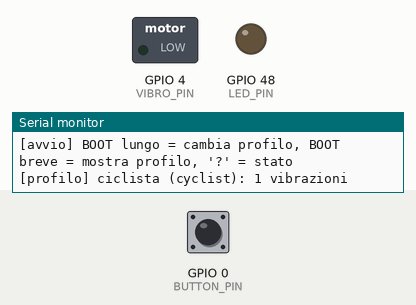
Bench run of a sketch on a simulated ESP32-S3. Shown: switched loads named in the sketch (green lamp = pin HIGH), output pins drawn as LEDs (lit = HIGH), the last lines printed to the serial monitor. Dashed ring = blinking. Inputs (shaded band) come from the test bench; at power-on: GPIO 0 (BUTTON_PIN) HIGH. WiFi joins after 1.5 s; servers stay silent unless stated; random numbers use the default seed unless the sketch sets one; EEPROM starts erased.

Above: at 1.4 s.
1.5 s: GPIO 0 (BUTTON_PIN) pulled LOW for 3.2 s
At 3.09 s:
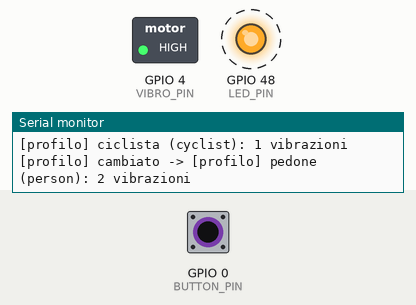
9.2 s: GPIO 0 (BUTTON_PIN) pulled LOW for 0.15 s
At 11.1 s:
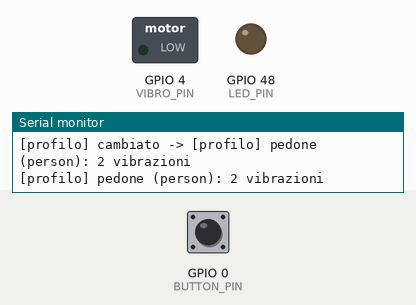
Timing chart, 0 to 12.6 s (numbered marks = the images above; inputs shaded):
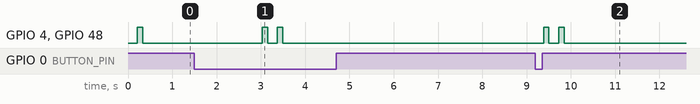

The sketch:

esp32_wearable.ino
```cpp
/*
  Smart Crossing - braccialetto vibrante (protocollo SC-P2P v1)

  - Riceve i pericoli ("t":"hz") dagli incroci via ESP-NOW broadcast (dal gateway ESP32 del nodo)
    e, se e' definito WIFI_SSID, anche via UDP multicast 239.255.42.99:47999 sulla LAN.
  - Vibra se il messaggio interessa il profilo (ciclista/pedone/veicolo), non e' scaduto
    e ha severita' >= 2 oppure categoria "emergency". I "cancel" non fanno vibrare.
  - Ogni 2 s invia un beacon di presenza "vru" in broadcast ESP-NOW (id casuale a ogni avvio).
  - Profilo salvato in flash (Preferences); pressione lunga del tasto BOOT = profilo successivo,
    confermato da N vibrazioni brevi (1 = ciclista, 2 = pedone, 3 = veicolo).
    Pressione breve = ripete le N vibrazioni del profilo attuale.
  - Le righe JSON scritte nel monitor seriale (115200) vengono trattate come messaggi ricevuti:
    utile per provare il braccialetto senza gateway. "?" stampa lo stato.

  Firma "sig": il braccialetto NON la verifica (accetta anche messaggi non firmati). Il rischio
  e' al massimo una vibrazione falsa; la verifica HMAC la fanno i nodi.
  Il braccialetto non fa mai relay (ignora "h").

  Libreria richiesta: ArduinoJson v7 (Benoit Blanchon).
  Compatibile con core Arduino-ESP32 2.x e 3.x.
*/
#include <Arduino.h>
#include <WiFi.h>
#include <esp_now.h>
#include <esp_wifi.h>
#include <Preferences.h>
#include <ArduinoJson.h>
#include <sys/time.h>
#include <freertos/FreeRTOS.h>
#include <freertos/queue.h>
#if __has_include(<esp_arduino_version.h>)
#include <esp_arduino_version.h>
#endif
#if __has_include(<esp_random.h>)
#include <esp_random.h>
#endif

// ======================= configurazione =======================
// Scheda: per la ESP32 "normale" (DevKit, LED su GPIO 2, BOOT su GPIO 0) non serve niente.
// Per una ESP32-C3 SuperMini (LED su GPIO 8 acceso con LOW, BOOT su GPIO 9) togliete il commento:
// #define SCHEDA_C3_SUPERMINI
#ifdef SCHEDA_C3_SUPERMINI
#define LED_PIN 8
#define PRESET_LED_ACTIVE_LOW 1
#define PRESET_BUTTON_PIN 9
#endif

#define WIFI_CHANNEL 1  // canale ESP-NOW fisso: deve essere uguale a quello del gateway

// Opzionale: collegamento a una rete Wi-Fi per ricevere anche via UDP multicast dalla LAN.
// ATTENZIONE: con il Wi-Fi attivo ESP-NOW usa il canale dell'access point (WIFI_CHANNEL viene
// ignorato), quindi il gateway deve avere WIFI_CHANNEL = canale dell'AP (AP su canale fisso).
// #define WIFI_SSID "nome-rete"
// #define WIFI_PASS "password"

#define VIBRO_PIN 4             // motorino (via transistor NPN) oppure, per la demo, un LED + resistenza
#ifdef PRESET_BUTTON_PIN
#define BUTTON_PIN PRESET_BUTTON_PIN
#else
#define BUTTON_PIN 0            // tasto BOOT (GPIO 0 su ESP32/ESP32-S3; GPIO 9 su ESP32-C3)
#endif
#ifdef PRESET_LED_ACTIVE_LOW
#define LED_ACTIVE_LOW PRESET_LED_ACTIVE_LOW
#else
#define LED_ACTIVE_LOW 0        // 1 se il LED della scheda si accende con LOW (es. ESP32-C3 SuperMini)
#endif
#define LONG_PRESS_MS 1500      // durata della pressione lunga per cambiare profilo
#define BEACON_MS 2000          // periodo del beacon "vru"
#define DEDUP_SIZE 32           // messaggi (id, a) ricordati
#define DEDUP_MIN_MS 60000UL    // ogni (id, a) e' ricordato almeno 60 s
#define DEFAULT_VALID_MS 60000UL  // validita' se il messaggio non ha "e"
#define MAX_VALID_MS 3600000UL  // tetto alla validita' (1 h)
#define MAX_FRAME 250           // massimo frame ESP-NOW v1
#define RX_QUEUE_LEN 8
#define LINE_BUF 256

#ifndef LED_PIN
#ifdef LED_BUILTIN
#define LED_PIN LED_BUILTIN
#else
#define LED_PIN 2
#endif
#endif

#if defined(WIFI_SSID) && !defined(WIFI_PASS)
#define WIFI_PASS ""
#endif

#ifndef ESP_ARDUINO_VERSION_MAJOR
#define ESP_ARDUINO_VERSION_MAJOR 1
#endif

#ifdef WIFI_SSID
#include <WiFiUdp.h>
#define MCAST_PORT 47999
#endif

// ======================= tipi e stato =======================
// Sequenza di vibrazione: d = acceso, spento, acceso, spento... (ms). prio: chi interrompe chi.
struct Pattern {
  uint8_t n;
  uint8_t prio;
  uint16_t d[16];
};

struct Frame {
  uint16_t len;
  uint8_t data[MAX_FRAME];
};

struct Seen {
  uint32_t hash;   // FNV-1a di "id|a" (0 = libero)
  uint32_t until;  // millis() fino a cui ignorare le ripetizioni
};

// emergenza: 3 impulsi lunghi
static const Pattern PAT_EMERGENCY = {6, 4, {700, 300, 700, 300, 700, 300}};
// severita' 3: 3 impulsi brevi e veloci, ripetuti due volte
static const Pattern PAT_SEV3 = {12, 3, {100, 80, 100, 80, 100, 400, 100, 80, 100, 80, 100, 300}};
// severita' 2: 2 impulsi brevi
static const Pattern PAT_SEV2 = {4, 2, {150, 150, 150, 300}};

static const char *PROFILES[] = {"cyclist", "person", "vehicle"};
static const char *PROFILES_IT[] = {"ciclista", "pedone", "veicolo"};

static const uint8_t BCAST[6] = {0xFF, 0xFF, 0xFF, 0xFF, 0xFF, 0xFF};

static Pattern curPat, pendingPat;
static bool playing = false, hasPending = false;
static uint8_t patStep = 0;
static uint32_t stepStart = 0;

static Seen seen[DEDUP_SIZE];
static uint8_t seenNext = 0;

static uint8_t profileIdx = 0;
static Preferences prefs;
static char devId[12];

static QueueHandle_t rxQueue = nullptr;
static volatile uint32_t rxDropped = 0;
static uint32_t rxHz = 0, rxOther = 0, rxBadJson = 0, vibrations = 0, beaconErr = 0;
static uint32_t lastBeacon = 0;

static char serLine[LINE_BUF];
static size_t serLen = 0;
static bool serOverflow = false;

#ifdef WIFI_SSID
static WiFiUDP udp;
static const IPAddress MCAST_IP(239, 255, 42, 99);
static bool udpReady = false, ntpStarted = false;
#endif

// ======================= motore + LED (non bloccante) =======================
static void output(bool on) {
  digitalWrite(VIBRO_PIN, on ? HIGH : LOW);
  digitalWrite(LED_PIN, (on != (LED_ACTIVE_LOW != 0)) ? HIGH : LOW);  // il LED copia il motore
}

static void startPattern(const Pattern &p) {
  curPat = p;
  playing = true;
  patStep = 0;
  stepStart = millis();
  output(true);
}

// Una sequenza con priorita' >= di quella in corso la interrompe; altrimenti resta in attesa.
static void play(const Pattern &p) {
  if (p.n == 0) return;
  if (!playing || p.prio >= curPat.prio) {
    startPattern(p);
  } else if (!hasPending || p.prio >= pendingPat.prio) {
    pendingPat = p;
    hasPending = true;
  }
}

static void patternTick() {
  if (!playing) return;
  uint32_t now = millis();
  if (now - stepStart < curPat.d[patStep]) return;
  patStep++;
  stepStart = now;
  if (patStep >= curPat.n) {
    playing = false;
    output(false);
    if (hasPending) {
      hasPending = false;
      startPattern(pendingPat);
    }
    return;
  }
  output(patStep % 2 == 0);  // passi pari = motore acceso
}

// N vibrazioni brevi (conferma profilo)
static void playCount(uint8_t n) {
  Pattern p;
  p.prio = 1;
  p.n = 0;
  for (uint8_t i = 0; i < n && p.n + 2 <= 16; i++) {
    p.d[p.n++] = 120;
    p.d[p.n++] = 220;
  }
  play(p);
}

// ======================= profilo =======================
static void loadProfile() {
  prefs.begin("sc-wear", false);
  profileIdx = prefs.getUChar("profile", 0);
  prefs.end();
  if (profileIdx > 2) profileIdx = 0;
}

static void saveProfile() {
  prefs.begin("sc-wear", false);
  prefs.putUChar("profile", profileIdx);
  prefs.end();
}

static void showProfile() {
  Serial.printf("[profilo] %s (%s): %u vibrazioni\n", PROFILES_IT[profileIdx], PROFILES[profileIdx],
                (unsigned)(profileIdx + 1));
  playCount(profileIdx + 1);
}

static void nextProfile() {
  profileIdx = (profileIdx + 1) % 3;
  saveProfile();
  Serial.print("[profilo] cambiato -> ");
  showProfile();
}

// Tasto BOOT: antirimbalzo 30 ms, pressione lunga = profilo successivo, breve = mostra profilo
static void buttonTick() {
  static bool raw = false, stable = false, longDone = false;
  static uint32_t changedAt = 0, pressedAt = 0;
  uint32_t now = millis();
  bool down = digitalRead(BUTTON_PIN) == LOW;
  if (down != raw) {
    raw = down;
    changedAt = now;
  }
  if (raw != stable && now - changedAt >= 30) {
    stable = raw;
    if (stable) {
      pressedAt = now;
      longDone = false;
    } else if (!longDone) {
      showProfile();
    }
  }
  if (stable && !longDone && now - pressedAt >= LONG_PRESS_MS) {
    longDone = true;
    nextProfile();
  }
}

// ======================= dedup (id, a) =======================
static uint32_t fnv1a(const char *s, char a) {
  uint32_t h = 2166136261UL;
  while (*s) {
    h ^= (uint8_t)*s++;
    h *= 16777619UL;
  }
  h ^= (uint8_t)'|';
  h *= 16777619UL;
  h ^= (uint8_t)a;
  h *= 16777619UL;
  return h ? h : 1;
}

// true se (id, a) e' gia' stato visto e non e' ancora scaduto; altrimenti lo registra
static bool alreadySeen(const char *id, char a, uint32_t keepMs) {
  uint32_t h = fnv1a(id, a), now = millis();
  for (int i = 0; i < DEDUP_SIZE; i++)
    if (seen[i].hash == h && (int32_t)(seen[i].until - now) > 0) return true;
  seen[seenNext].hash = h;
  seen[seenNext].until = now + keepMs;
  seenNext = (seenNext + 1) % DEDUP_SIZE;
  return false;
}

// ======================= tempo =======================
// Ora "vera" in ms epoch, solo se sincronizzata via NTP (con WIFI_SSID); altrimenti false.
static bool wallClockMs(double &out) {
  struct timeval tv;
  gettimeofday(&tv, nullptr);
  if (tv.tv_sec < 1700000000L) return false;
  out = (double)tv.tv_sec * 1000.0 + (double)(tv.tv_usec / 1000);
  return true;
}

// Validita' residua in ms (<= 0 = scaduto).
// Senza orologio: il messaggio vale (e - ts) ms dal momento della ricezione.
static int32_t remainingMs(JsonObjectConst m) {
  double e = m["e"].as<double>();
  double ts = m["ts"].as<double>();
  double now = 0, rem;
  if (e <= 0) rem = DEFAULT_VALID_MS;                             // nessuna scadenza indicata
  else if (e > 1.5e12 && wallClockMs(now)) rem = e - now;         // orologio NTP + "e" in ms epoch
  else if (ts > 0) rem = e - ts;
  else rem = DEFAULT_VALID_MS;
  if (rem > (double)MAX_VALID_MS) rem = MAX_VALID_MS;
  if (rem < 0) rem = 0;
  return (int32_t)rem;
}

static void u64toa(uint64_t v, char *out) {
  char tmp[21];
  int i = 0;
  do {
    tmp[i++] = (char)('0' + (v % 10));
    v /= 10;
  } while (v > 0);
  int j = 0;
  while (i > 0) out[j++] = tmp[--i];
  out[j] = '\0';
}

// ======================= messaggi =======================
static void handlePayload(const char *data, size_t len, const char *via) {
  JsonDocument doc;
  DeserializationError err = deserializeJson(doc, data, len);
  if (err) {
    rxBadJson++;
    Serial.printf("[%s] JSON non valido: %s\n", via, err.c_str());
    return;
  }
  JsonObjectConst m = doc.as<JsonObjectConst>();
  if (m.isNull() || m["v"].as<int>() != 1) {
    rxOther++;
    return;
  }
  const char *t = m["t"] | "";
  if (strcmp(t, "hz") != 0) {  // "hb" degli incroci, "vru" di altri braccialetti: ignorati
    rxOther++;
    return;
  }
  rxHz++;
  const char *id = m["id"] | "";
  const char *a = m["a"] | "n";
  if (id[0] == '\0') return;
  const char *kind = m["k"] | "?";
  const char *cat = m["c"] | "";
  int sev = m["s"].as<int>();
  char act = (a[0] == 'c') ? 'c' : 'n';  // "c" = cancel, tutto il resto = new
  bool cancel = (act == 'c');

  int32_t rem = remainingMs(m);
  uint32_t keepMs = (uint32_t)rem > DEDUP_MIN_MS ? (uint32_t)rem : DEDUP_MIN_MS;
  if (alreadySeen(id, act, keepMs)) return;  // copia ripetuta o rilanciata da un altro incrocio

  // profilo nella lista "tg" (lista assente = interessa a tutti)
  bool targeted = true;
  JsonVariantConst tg = m["tg"];
  if (!tg.isNull()) {
    targeted = false;
    if (tg.is<JsonArrayConst>()) {
      for (JsonVariantConst x : tg.as<JsonArrayConst>()) {
        const char *p = x | "";
        if (strcmp(p, PROFILES[profileIdx]) == 0) targeted = true;
      }
    }
  }

  const Pattern *pat = nullptr;
  const char *what;
  if (cancel) what = "annullato, nessuna vibrazione";
  else if (rem <= 0) what = "scaduto";
  else if (!targeted) what = "non per questo profilo";
  else if (strcmp(cat, "emergency") == 0) { pat = &PAT_EMERGENCY; what = "VIBRA: emergenza"; }
  else if (sev >= 3) { pat = &PAT_SEV3; what = "VIBRA: severita' 3"; }
  else if (sev == 2) { pat = &PAT_SEV2; what = "VIBRA: severita' 2"; }
  else what = "severita' bassa, ignorato";

  Serial.printf("[%s] hz id=%s a=%c k=%s c=%s s=%d da=%s valido=%lds -> %s\n", via, id, act, kind, cat, sev,
                (const char *)(m["n"] | "?"), (long)(rem / 1000), what);
  if (pat) {
    vibrations++;
    play(*pat);
  }
}

// ======================= ESP-NOW =======================
// Callback nel task Wi-Fi: solo copia in coda, l'elaborazione avviene nel loop().
static void queueFrame(const uint8_t *data, int len) {
  static Frame f;
  if (data == nullptr || len <= 0 || len > MAX_FRAME) return;
  f.len = (uint16_t)len;
  memcpy(f.data, data, len);
  if (xQueueSend(rxQueue, &f, 0) != pdTRUE) rxDropped = rxDropped + 1;
}

#if ESP_ARDUINO_VERSION_MAJOR >= 3
static void onRecv(const esp_now_recv_info_t *info, const uint8_t *data, int len) {
  (void)info;
  queueFrame(data, len);
}
#else
static void onRecv(const uint8_t *mac, const uint8_t *data, int len) {
  (void)mac;
  queueFrame(data, len);
}
#endif

static bool startRadio() {
  WiFi.persistent(false);
  WiFi.mode(WIFI_STA);
  WiFi.setSleep(false);  // con il risparmio energetico Wi-Fi si perdono i broadcast ESP-NOW
#ifdef WIFI_SSID
  WiFi.setAutoReconnect(true);
  WiFi.begin(WIFI_SSID, WIFI_PASS);  // ESP-NOW seguira' il canale dell'access point
#else
  WiFi.disconnect();
  esp_err_t err = ESP_FAIL;
  for (int i = 0; i < 20 && err != ESP_OK; i++) {
    err = esp_wifi_set_channel(WIFI_CHANNEL, WIFI_SECOND_CHAN_NONE);
    if (err != ESP_OK) delay(50);
  }
  if (err != ESP_OK) Serial.printf("[errore] canale %d non impostato: %s\n", WIFI_CHANNEL, esp_err_to_name(err));
#endif
  if (esp_now_init() != ESP_OK) return false;
  esp_now_register_recv_cb(onRecv);

  esp_now_peer_info_t peer;
  memset(&peer, 0, sizeof(peer));
  memcpy(peer.peer_addr, BCAST, 6);
  peer.channel = 0;  // 0 = canale corrente
  peer.ifidx = WIFI_IF_STA;
  peer.encrypt = false;
  esp_err_t perr = esp_now_add_peer(&peer);
  return perr == ESP_OK || perr == ESP_ERR_ESPNOW_EXIST;
}

// Beacon di presenza: {"v":1,"t":"vru","d":"wb-xxxxxx","p":"cyclist","ts":...,"h":0}
static void sendBeacon() {
  double w;
  char ts[24];
  u64toa(wallClockMs(w) ? (uint64_t)w : (uint64_t)millis(), ts);
  char buf[128];
  int n = snprintf(buf, sizeof(buf), "{\"v\":1,\"t\":\"vru\",\"d\":\"%s\",\"p\":\"%s\",\"ts\":%s,\"h\":0}",
                   devId, PROFILES[profileIdx], ts);
  if (n <= 0 || n >= (int)sizeof(buf)) return;
  if (esp_now_send(BCAST, (const uint8_t *)buf, n) != ESP_OK) beaconErr++;
#ifdef WIFI_SSID
  if (udpReady) {
    udp.beginPacket(MCAST_IP, MCAST_PORT);
    udp.write((const uint8_t *)buf, n);
    udp.endPacket();
  }
#endif
}

// ======================= Wi-Fi + UDP multicast (opzionale) =======================
#ifdef WIFI_SSID
static void wifiTick() {
  bool up = WiFi.status() == WL_CONNECTED;
  if (up && !udpReady) {
    udpReady = udp.beginMulticast(MCAST_IP, MCAST_PORT);
    if (!ntpStarted) {
      configTime(0, 0, "pool.ntp.org", "time.google.com");
      ntpStarted = true;
    }
    Serial.printf("[wifi] connesso, ip=%s canale=%d (il gateway deve usare WIFI_CHANNEL %d)\n",
                  WiFi.localIP().toString().c_str(), (int)WiFi.channel(), (int)WiFi.channel());
  } else if (!up && udpReady) {
    udp.stop();
    udpReady = false;
    Serial.println("[wifi] disconnesso");
  }
  if (!udpReady) return;
  static char buf[MAX_FRAME + 1];
  for (int i = 0; i < 4; i++) {
    int n = udp.parsePacket();
    if (n <= 0) break;
    int r = udp.read((uint8_t *)buf, MAX_FRAME);
    if (n > MAX_FRAME) {  // datagramma troppo grande: lo svuota tutto (altrimenti parsePacket resta a 0)
      while (udp.available() > 0) udp.read((uint8_t *)buf, MAX_FRAME);
      continue;
    }
    if (r > 0) handlePayload(buf, (size_t)r, "udp");
  }
}
#endif

// ======================= seriale (test e debug) =======================
static void printStatus() {
  Serial.printf("[stato] id=%s profilo=%s canale=%d hz=%lu altri=%lu json_err=%lu vibrazioni=%lu persi=%lu beacon_err=%lu\n",
                devId, PROFILES[profileIdx], (int)WiFi.channel(), (unsigned long)rxHz, (unsigned long)rxOther,
                (unsigned long)rxBadJson, (unsigned long)vibrations, (unsigned long)rxDropped,
                (unsigned long)beaconErr);
}

static void serialTick() {
  int budget = 256;
  while (budget-- > 0 && Serial.available() > 0) {
    int c = Serial.read();
    if (c < 0) break;
    if (c == '\n') {
      if (!serOverflow && serLen > 0) {
        serLine[serLen] = '\0';
        if (serLine[0] == '{') handlePayload(serLine, serLen, "seriale");
        else if (serLine[0] == '?') printStatus();
      }
      serLen = 0;
      serOverflow = false;
    } else if (c == '\r' || serOverflow) {
      // ignorato
    } else if (serLen >= LINE_BUF - 1) {
      serOverflow = true;
    } else {
      serLine[serLen++] = (char)c;
    }
  }
}

// ======================= setup / loop =======================
void setup() {
  pinMode(VIBRO_PIN, OUTPUT);  // subito: motore spento
  pinMode(LED_PIN, OUTPUT);
  output(false);
  pinMode(BUTTON_PIN, INPUT_PULLUP);
  Serial.begin(115200);
  delay(200);

  loadProfile();
  rxQueue = xQueueCreate(RX_QUEUE_LEN, sizeof(Frame));
  if (rxQueue == nullptr || !startRadio()) {
    Serial.println("[errore] ESP-NOW non avviato: riavvio tra 5 s");
    delay(5000);
    ESP.restart();
  }
  // id casuale a ogni avvio (radio accesa = esp_random() davvero casuale): non tracciabile
  snprintf(devId, sizeof(devId), "wb-%06lx", (unsigned long)(esp_random() & 0xFFFFFFUL));

  Serial.printf("\n[avvio] braccialetto SC-P2P v1 id=%s mac=%s profilo=%s canale=%d\n", devId,
                WiFi.macAddress().c_str(), PROFILES[profileIdx], (int)WiFi.channel());
  Serial.println("[avvio] BOOT lungo = cambia profilo, BOOT breve = mostra profilo, '?' = stato");
  showProfile();  // N vibrazioni = profilo attuale
  lastBeacon = millis();
}

void loop() {
  static Frame f;
  for (int i = 0; i < 4 && xQueueReceive(rxQueue, &f, 0) == pdTRUE; i++)
    handlePayload((const char *)f.data, f.len, "espnow");
#ifdef WIFI_SSID
  wifiTick();
#endif
  serialTick();
  buttonTick();
  patternTick();
  if (millis() - lastBeacon >= BEACON_MS) {
    lastBeacon = millis();
    sendBeacon();
  }
  delay(2);  // piccola pausa: lascia respirare gli altri task
}
```

Measured:
- after the input at 1.5 s, GPIO 4 (VIBRO_PIN), GPIO 48 (LED_PIN): alternates HIGH for 0.12 s and LOW for 0.22 s, 4 changes in all, then stays LOW, starting after 1.5 s
- after the input at 9.2 s, GPIO 4 (VIBRO_PIN), GPIO 48 (LED_PIN): alternates HIGH for 0.12 s and LOW for 0.22 s, 4 changes in all, then stays LOW, starting after 0.18 s
